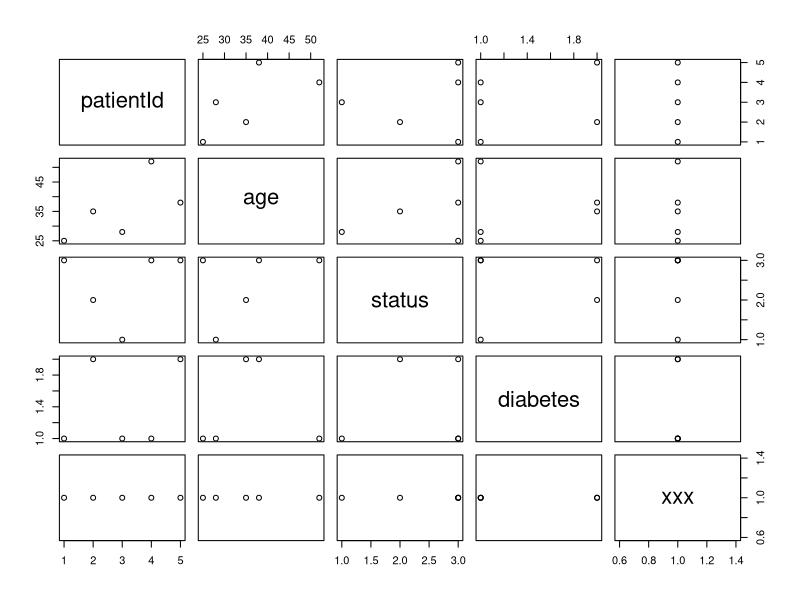
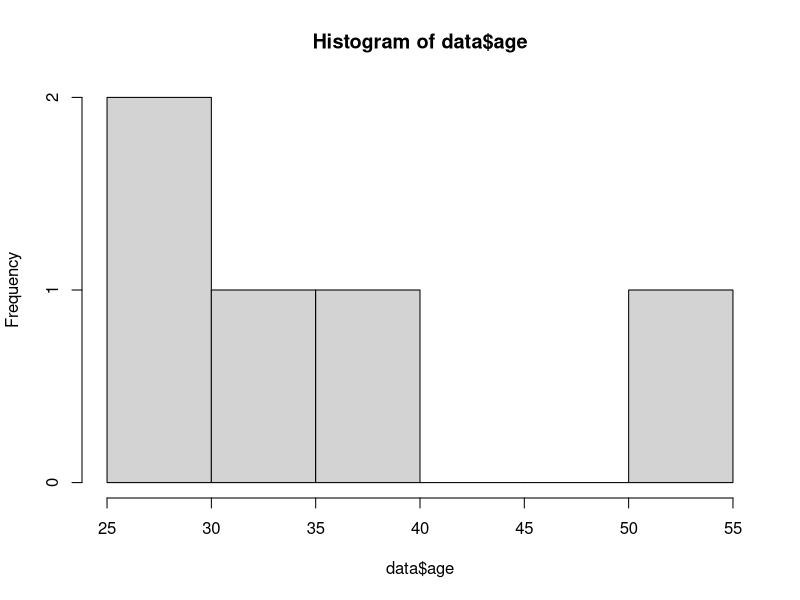
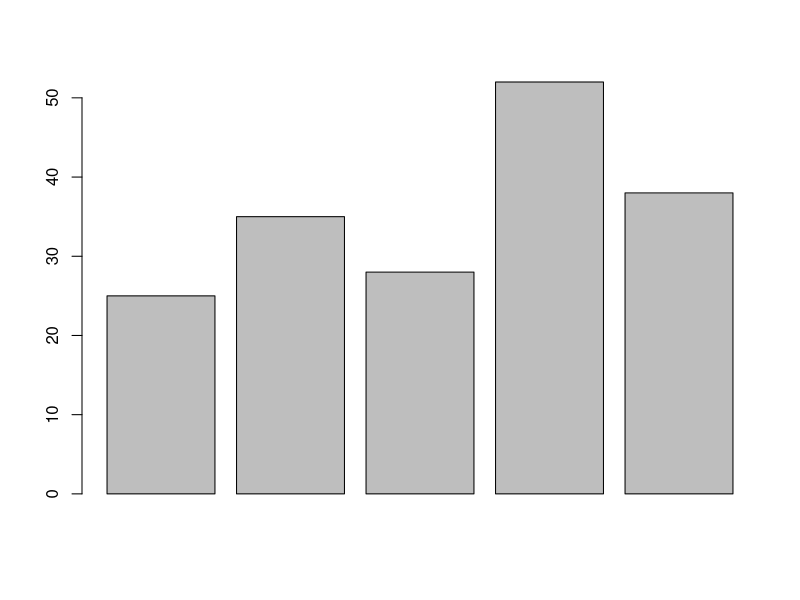

The R script that drew these images, in order:
c(1:9)
1:9
seq(1, 9)
seq()
runif(10)

a = c(1:3)
a[1]
a[a%%2==0]
a[a>5]
a[1:5]
names(a) <- c("A", "B")
a[1]
a["A"]

my.mat <- matrix(1:8, nrow = 2, ncol = 4)
my.mat

my.vec <- 1:8
dim(my.vec) <- c(2, 4)
my.vec

vec1 <- 1:4
vec2 <- sample(1:100, 4, replace = FALSE)
vec3 <- rnorm(4, mean = 0, sd = 1)
column.mat <- cbind(vec1, vec2, vec3)
column.mat

my.data <- data.frame(
  column1 = c(1,2,3),
  column2 = c('one','two','three'),
  column3 = c(TRUE,TRUE,FALSE))
my.data

patientId <- c(1, 2, 3, 4, 5)
age <- c(25, 35, 28, 52, 38)
status <- c('Poor', 'Improved', 'Excellent', 'Poor', 'Poor')
diabetes <- c("Type1", "Type2", "Type1", "Type1", "Type2")
data <- data.frame(patientId, age, status, diabetes)
data$xxx = 1
data
str(data)
summary(data)
table(data$status, data$age)
plot(data)
hist(data$age)
barplot(data$age)
class(data$diabetes)
class(data["diabetes"])

my.list = list(1, 'two', 3)
my.list
class(my.list)
my.list[1]
my.list[[1]]
str(my.list)


